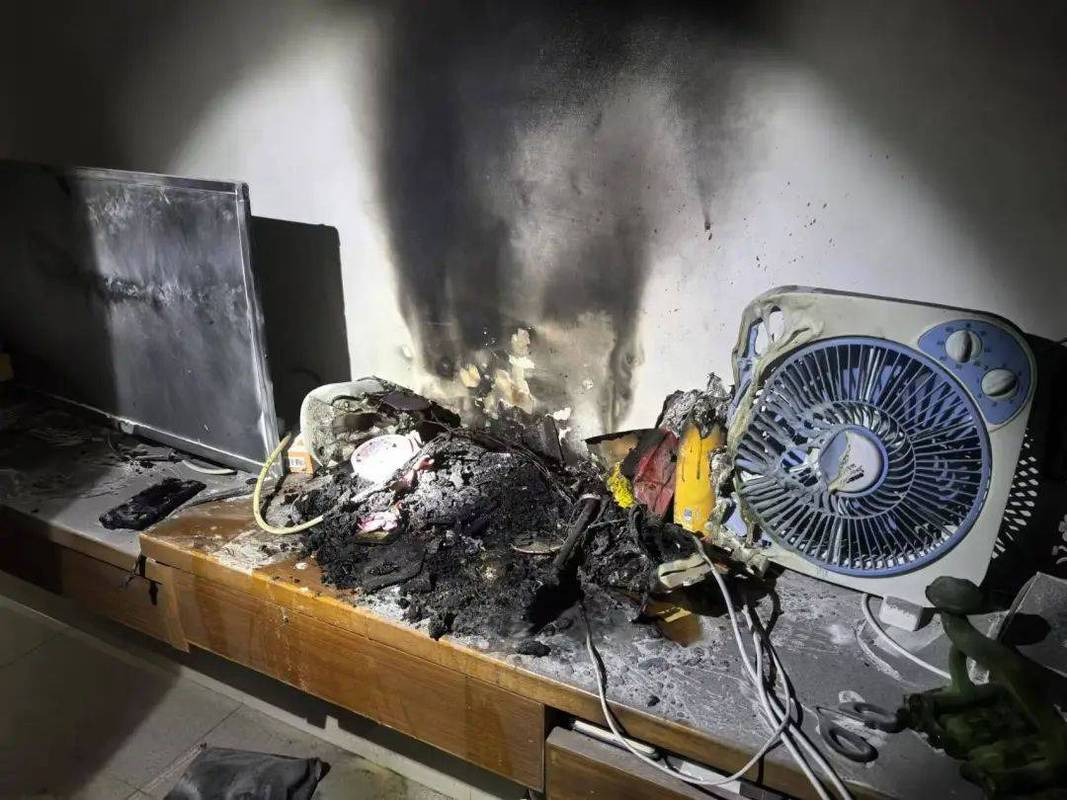
#> input picture testset/real/real_fire_damage_01.jpg, 1067 x 800 px
$ python -i l0_input.py   (imports and definitions only)
#> lines starting #> are read from the running program, lines starting #| are printed output that depends on the picture
"""L0 input parsing and normalization (OPEN-SZ-01).

Responsibilities (manual ch.7.2):
  - file format parsing, image/video decoding
  - size & colorspace unification (longest side -> 512 for model input)
  - content hashing (sha256 + perceptual hash) and basic validity checks
  - NO detection logic lives here.
"""
from __future__ import annotations

import hashlib
import io
from dataclasses import dataclass, field

import cv2
import numpy as np
from PIL import Image

MODEL_SIDE = 512  # longest side for model input, per manual appendix C


@dataclass
class ParsedInput:
    """Normalized representation handed to L1/L2."""
    ok: bool
    error: str | None = None
    media_type: str = "image"            # image | video
    raw_bytes: int = 0
    sha256: str = ""
    phash: str = ""
    orig_width: int = 0
    orig_height: int = 0
    png_chunks: list = field(default_factory=list)   # [(type, length), ...] for PNG
    exif_present: bool = False
    bgr: np.ndarray | None = None        # normalized (<=MODEL_SIDE long side) for model input
    bgr_full: np.ndarray | None = None   # full-resolution decode (used by L3)
    resize_scale: float = 1.0


def _png_chunk_list(data: bytes) -> list:
    """Walk a PNG byte stream and record (chunk_type, length)."""
    chunks = []
    if data[:8] != b"\x89PNG\r\n\x1a\n":
        return chunks
    off, n = 8, len(data)
    while off + 8 <= n:
        length = int.from_bytes(data[off:off + 4], "big")
        ctype = data[off + 4:off + 8].decode("latin-1")
        chunks.append((ctype, length))
        off += 12 + length  # len + type + data + crc
        if ctype == "IEND":
            break
    return chunks


def perceptual_hash(gray: np.ndarray, hash_size: int = 16) -> str:
    """aHash on 16x16 downsample -> 256-bit hex string (no external deps)."""
    small = cv2.resize(gray, (hash_size, hash_size), interpolation=cv2.INTER_AREA)
    bits = (small > small.mean()).astype(np.uint8).flatten()
    return "".join(f"{int(''.join(str(int(b)) for b in bits[i:i + 4]), 2):x}"
                   for i in range(0, len(bits), 4))


def parse_bytes(data: bytes, keep_full: bool = True) -> ParsedInput:
    """Parse an image already held in memory (used by the robustness matrix).

    Container features are read from these bytes, so a re-encoded input correctly
    loses its original PNG-chunk fingerprints - which is exactly the behaviour the
    robustness experiment needs to measure.
    """
#> called with keep_full = True
    out = ParsedInput(ok=False, media_type="image")
    out.raw_bytes = len(data)
    out.sha256 = hashlib.sha256(data).hexdigest()
    out.png_chunks = _png_chunk_list(data)

    try:
        pil = Image.open(io.BytesIO(data))
#> pil is the input picture: PIL image 1067x800 RGB; mean R, G, B 94.1, 90.9, 87.1
        out.exif_present = bool(pil.getexif()) or b"eXIf" in data or b"iTXt" in data
#> out.exif_present = False
        pil = pil.convert("RGB")
        rgb = np.asarray(pil)
    except Exception as e:
        out.error = f"decode failed: {e}"
        return out

    out.orig_height, out.orig_width = rgb.shape[:2]
#> out.orig_height = 800; out.orig_width = 1067
    bgr_full = cv2.cvtColor(rgb, cv2.COLOR_RGB2BGR)

    scale = 1.0
    long_side = max(out.orig_width, out.orig_height)
#> long_side = 1067
    if long_side > MODEL_SIDE:
        scale = MODEL_SIDE / long_side
#> scale = 0.48
        bgr = cv2.resize(bgr_full, None, fx=scale, fy=scale, interpolation=cv2.INTER_AREA)
    else:
        bgr = bgr_full.copy()
    out.resize_scale = scale
#> out.resize_scale = 0.48
    out.bgr = bgr
    out.bgr_full = bgr_full if keep_full else None
    out.phash = perceptual_hash(cv2.cvtColor(bgr, cv2.COLOR_BGR2GRAY))
#> in perceptual_hash, `small = cv2.resize(gray, (hash_size, hash_size), interpolation=cv2.INT..`:
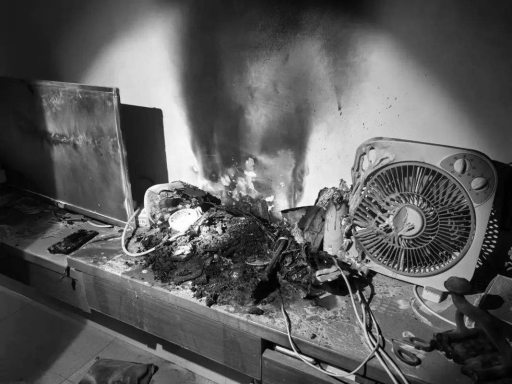
#> gray: shape (384, 512); min 0, max 255, mean 91.4
#> in perceptual_hash, `bits = (small > small.mean()).astype(np.uint8).flatten()`: bits = 256 values, max 1 at index 4, min 0 at index 0, mean 0.449
    out.ok = True
    return out


def parse_image(path: str, keep_full: bool = True) -> ParsedInput:
    try:
        with open(path, "rb") as f:
            data = f.read()
    except OSError as e:
        out = ParsedInput(ok=False, media_type="image")
        out.error = f"read failed: {e}"
        return out
    return parse_bytes(data, keep_full=keep_full)

>>> result = parse_image('../testset/real/real_fire_damage_01.jpg')

$ run again, on testset/real/real_fire_damage_02.jpg
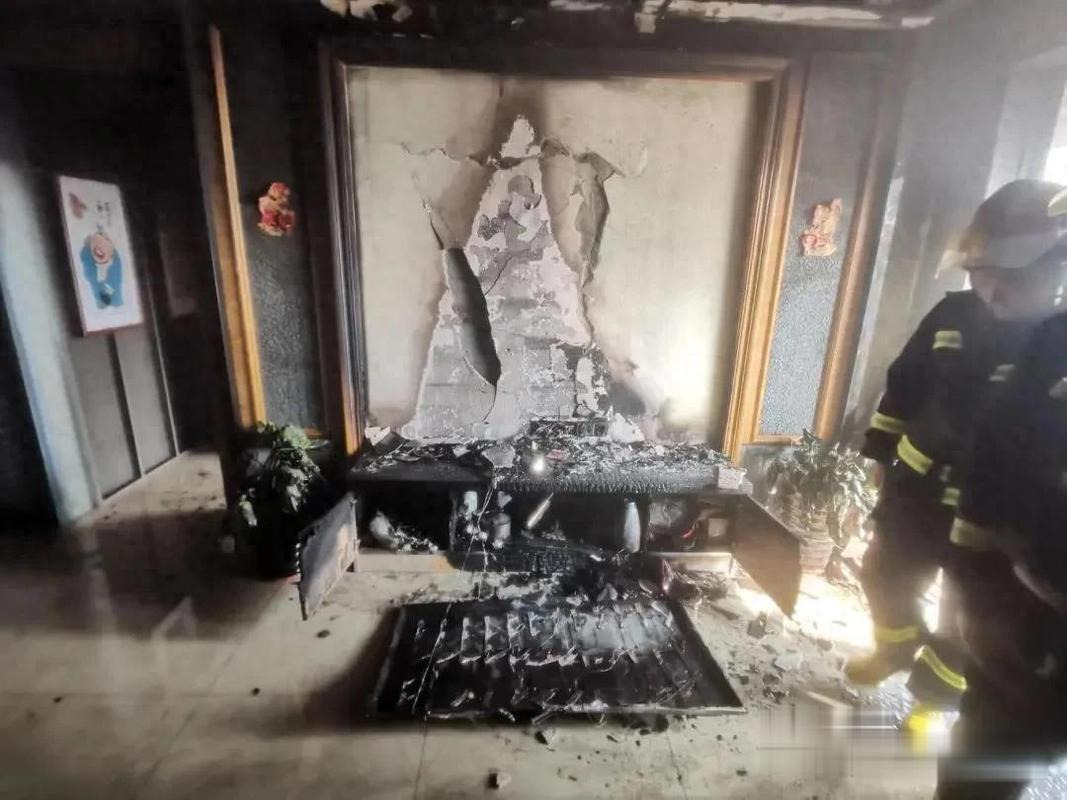
#> input picture testset/real/real_fire_damage_02.jpg, 1067 x 800 px
#> in parse_bytes, pil is the input picture: PIL image 1067x800 RGB; mean R, G, B 113.6, 106.4, 100.4
#> out.exif_present = False
#> in perceptual_hash, `small = cv2.resize(gray, (hash_size, hash_size), interpolation=cv2.INT..`:
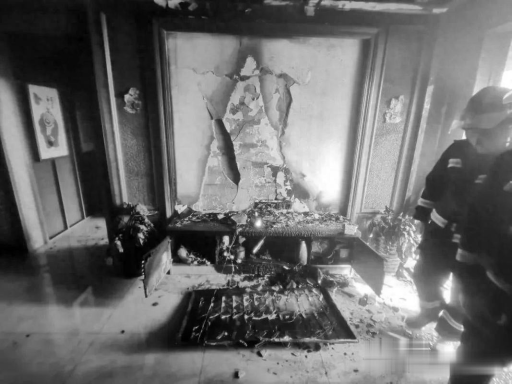
#> gray: shape (384, 512); min 0, max 255, mean 107.9
#> bits = 256 values, max 1 at index 12, min 0 at index 0, mean 0.512

$ run again, on testset/real/real_flood_damage_01.jpg
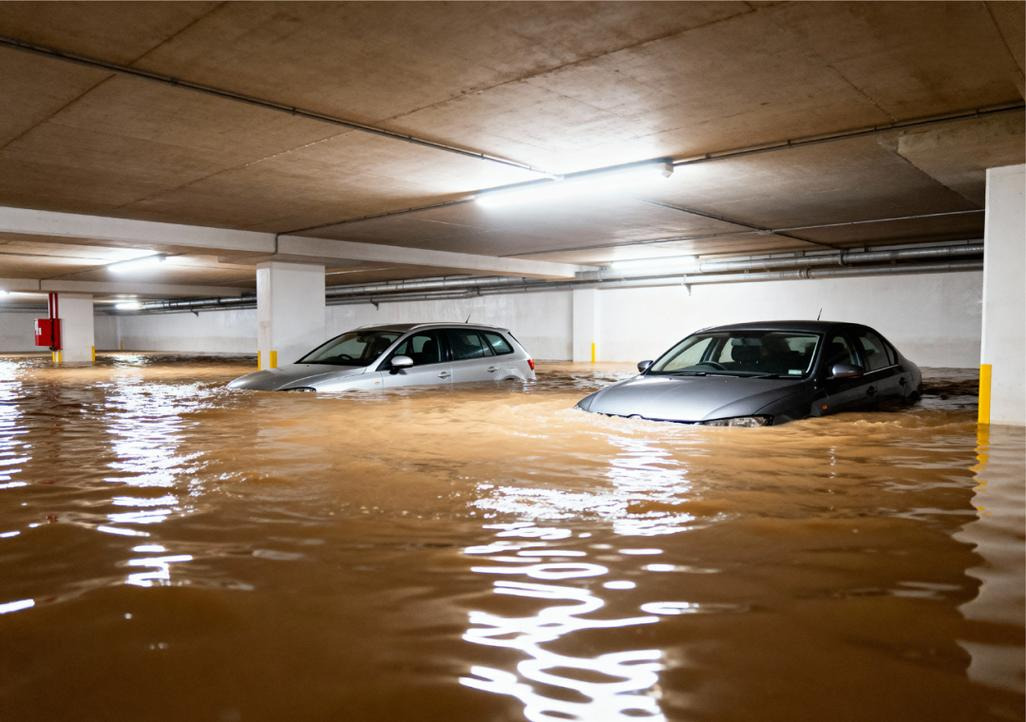
#> input picture testset/real/real_flood_damage_01.jpg, 1026 x 722 px
#> in parse_bytes, pil is the input picture: PIL image 1026x722 RGB; mean R, G, B 131.9, 110.5, 89.9
#> out.exif_present = False
#> in parse_bytes, `bgr = cv2.resize(bgr_full, None, fx=scale, fy=scale, interpolation=cv2..`:
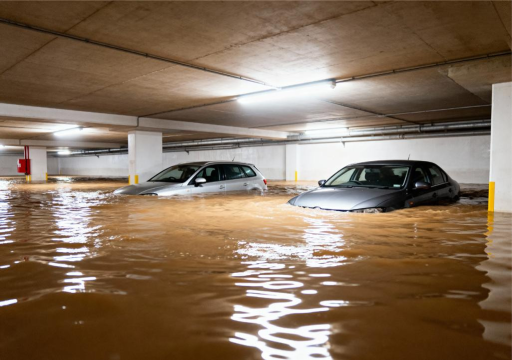
#> bgr: shape (360, 512, 3); mean B, G, R 90, 110.6, 132
#> in perceptual_hash, `small = cv2.resize(gray, (hash_size, hash_size), interpolation=cv2.INT..`:
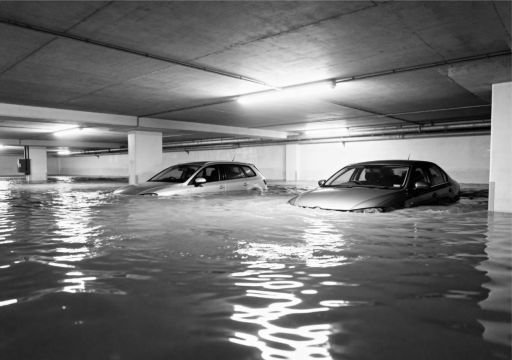
#> gray: shape (360, 512); min 0, max 255, mean 114.6
#> bits = 256 values, max 1 at index 23, min 0 at index 0, mean 0.445

$ run again, on testset/real/real_flood_damage_02.jpg
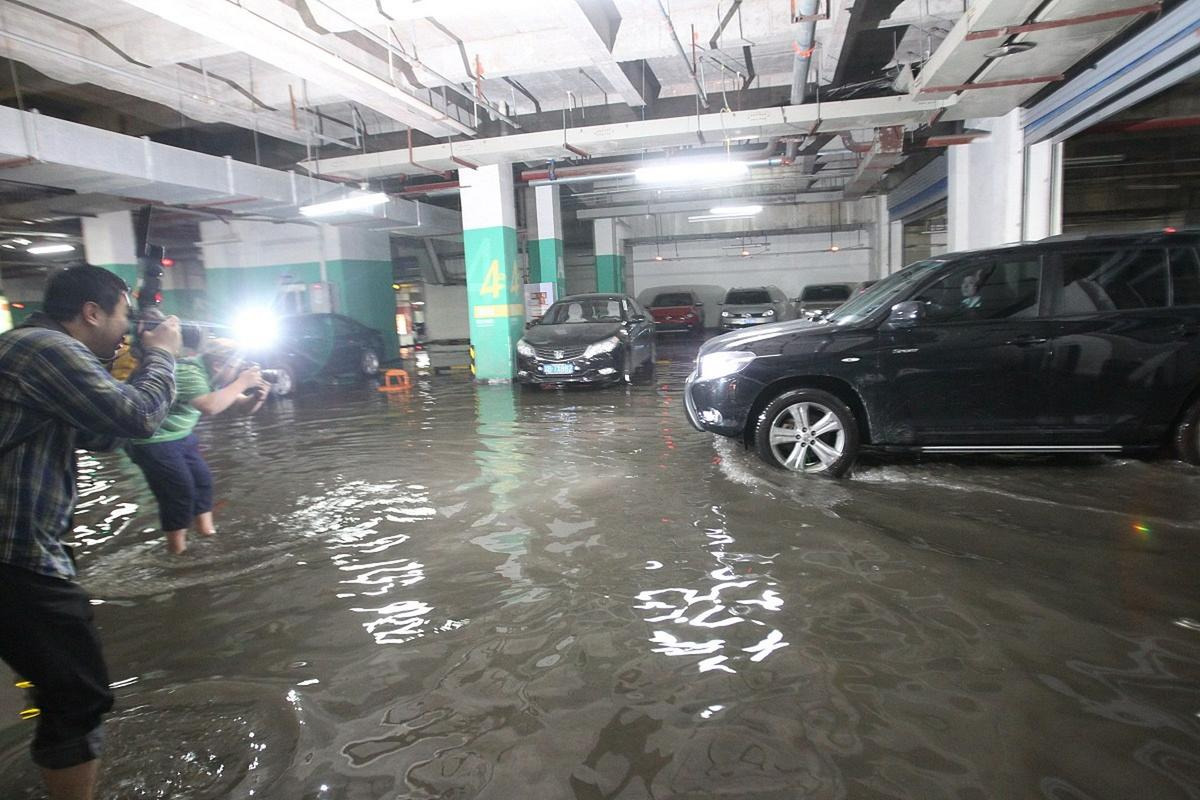
#> input picture testset/real/real_flood_damage_02.jpg, 1200 x 800 px
#> in parse_bytes, pil is the input picture: PIL image 1200x800 RGB; mean R, G, B 115.5, 116.2, 114.6
#> out.exif_present = False
#> in perceptual_hash, `small = cv2.resize(gray, (hash_size, hash_size), interpolation=cv2.INT..`:
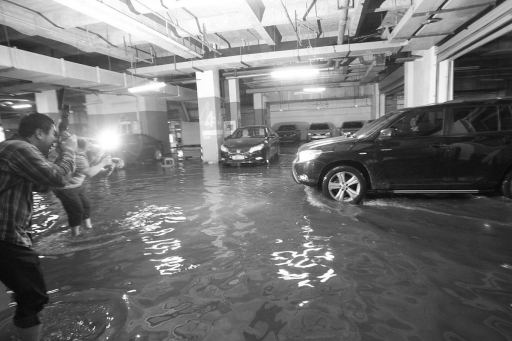
#> gray: shape (341, 512); min 7, max 255, mean 115.9
#> bits = 256 values, max 1 at index 0, min 0 at index 11, mean 0.469
